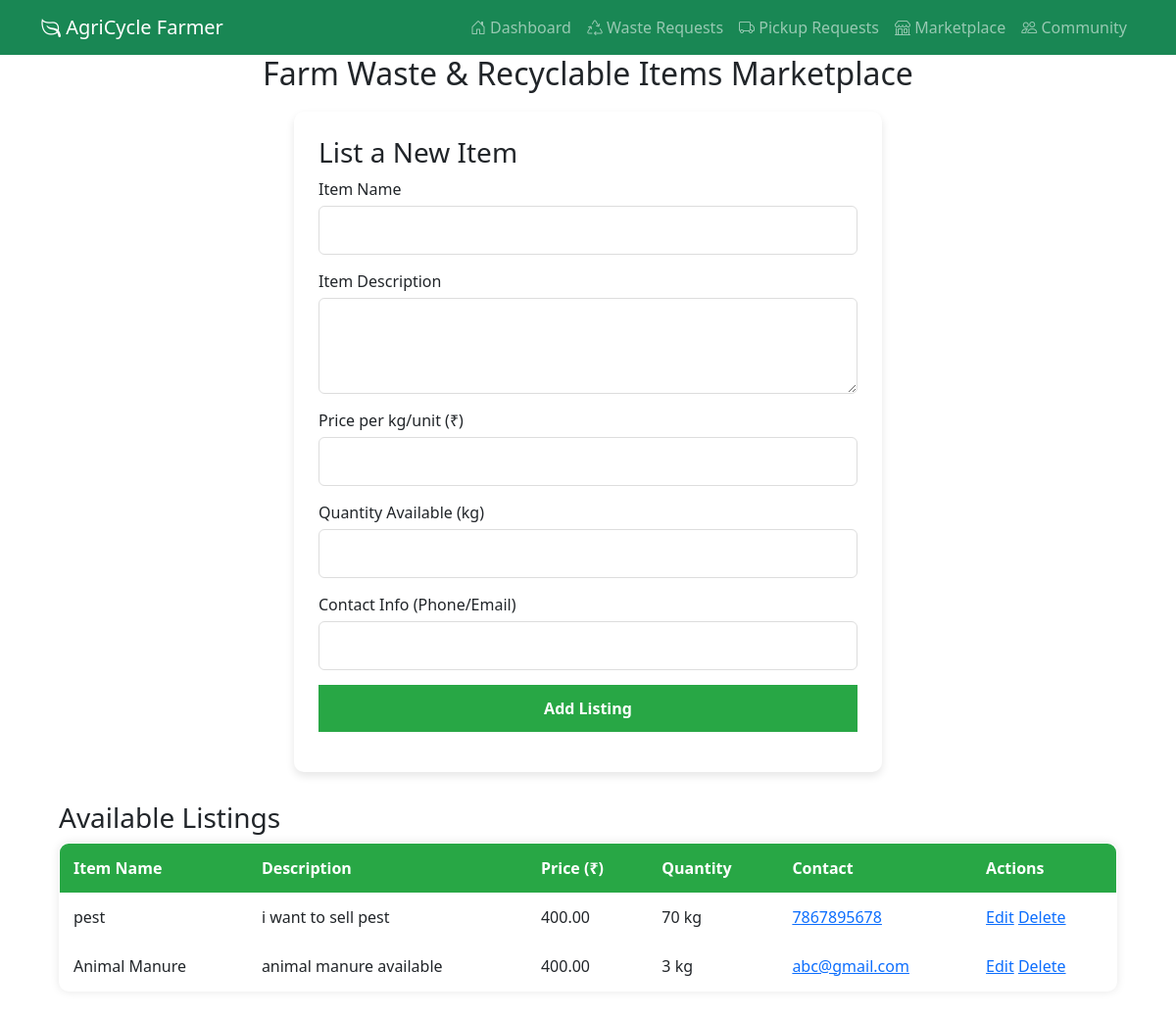
Screenshot of /farmer/marketplace.php with the database file from the repository.
### tables this page shows
CREATE TABLE `marketplace_items` (
  `id` int(11) NOT NULL,
  `user_id` int(11) NOT NULL,
  `item_name` varchar(255) NOT NULL,
  `description` text NOT NULL,
  `price` decimal(10,2) NOT NULL,
  `quantity` int(11) NOT NULL,
  `contact_info` varchar(255) NOT NULL,
  `created_at` timestamp NOT NULL DEFAULT current_timestamp()
);

### farmer/marketplace.php (the view, shortened to what this page needs)
<?php
include '../config/db_connect.php';
$query = "SELECT * FROM marketplace_items ORDER BY created_at DESC";
$stmt = mysqli_prepare($conn, $query);
mysqli_stmt_execute($stmt);
$result = mysqli_stmt_get_result($stmt);
include '../farmer/navbar.php';
?>
<!DOCTYPE html>
<html lang="en">
<head>
    <link rel="stylesheet" href="../assets/css/marketplace.css">
<link href="https://cdn.jsdelivr.net/npm/bootstrap@5.3.0/dist/css/bootstrap.min.css" rel="stylesheet">
<link href="https://cdn.jsdelivr.net/npm/bootstrap-icons/font/bootstrap-icons.css" rel="stylesheet">
</head>
<body>
    <h2>Farm Waste & Recyclable Items Marketplace</h2>
    <div class="form-container">
        <h3>List a New Item</h3>
        <form action="add_marketplace_item.php" method="POST">
            <div class="form-group">
                <label>Item Name</label>
                <input type="text" name="item_name" required>
            </div>
            <div class="form-group">
                <label>Item Description</label>
                <textarea name="description" rows="3" required></textarea>
            </div>
            <div class="form-group">
                <label>Price per kg/unit (₹)</label>
                <input type="number" name="price" required>
            </div>
            <div class="form-group">
                <label>Quantity Available (kg)</label>
                <input type="number" name="quantity" required>
            </div>
            <div class="form-group">
                <label>Contact Info (Phone/Email)</label>
                <input type="text" name="contact_info" required>
            </div>
            <button type="submit">Add Listing</button>
        </form>
    </div>
    <div class="listing-container">
    <h3>Available Listings</h3>
<table border="1">
    <tr>
        <th>Item Name</th>
        <th>Description</th>
        <th>Price (₹)</th>
        <th>Quantity</th>
        <th>Contact</th>
        <th>Actions</th>
    </tr>
    <?php while ($row = mysqli_fetch_assoc($result)) {
        $contact = htmlspecialchars($row['contact_info']);
        $id = $row['id'];
        if (filter_var($contact, FILTER_VALIDATE_EMAIL)) {
            $contact_link = "<a href='mailto:$contact'>$contact</a>";
        } elseif (preg_match('/^\+?\d{10,}$/', $contact)) {
            $contact_link = "<a href='tel:$contact'>$contact</a>";
        } else {
            $contact_link = $contact;
        }
    ?>
        <tr>
            <td><?= htmlspecialchars($row['item_name']) ?></td>
            <td><?= htmlspecialchars($row['description']) ?></td>
            <td><?= htmlspecialchars($row['price']) ?></td>
            <td><?= htmlspecialchars($row['quantity']) ?> kg</td>
            <td><?= $contact_link ?></td>
            <td>
                <a href="edit_marketplace_item.php?id=<?= $id ?>" class="edit-btn">Edit</a>
                <a href="delete_marketplace_item.php?id=<?= $id ?>" class="delete-btn" onclick="return confirm('Are you sure?')">Delete</a>
            </td>
        </tr>
    <?php } ?>
</table>
    </div>
</body>
</html>

### assets/css/marketplace.css (style rules this page uses)
body { font-family: 'Poppins', sans-serif; background-color: #f8f9fa; margin: 0; padding: 0; }
h2 { text-align: center; color: #28a745; font-size: 28px; margin-top: 20px; }
.form-container { max-width: 600px; margin: 20px auto; background: white; padding: 25px; border-radius: 10px; box-shadow: 0 4px 8px rgba(0, 0, 0, 0.1); }
.form-group { margin-bottom: 15px; }
label { font-weight: 500; display: block; margin-bottom: 5px; }
input, textarea { width: 100%; padding: 12px; border: 1px solid #ddd; border-radius: 6px; font-size: 16px; transition: 0.3s ease-in-out; }
button { width: 100%; padding: 12px; background-color: #28a745; border: none; color: white; font-size: 16px; font-weight: bold; border-radius: 6px; cursor: pointer; transition: 0.3s; }
.listing-container { width: 90%; margin: 30px auto; }
table { width: 100%; border-collapse: collapse; background: white; border-radius: 10px; overflow: hidden; box-shadow: 0 0 10px rgba(0, 0, 0, 0.1); }
th, td { padding: 14px; text-align: left; border-bottom: 1px solid #ddd; }
th { background-color: #28a745; color: white; font-size: 16px; }

### rows the page displays
marketplace_items: item_name "pest", description "i want to sell pest", price "400.00", quantity "70", contact_info "7867895678"
marketplace_items: item_name "Animal Manure", description "animal manure available", price "400.00", quantity "3", contact_info "abc@gmail.com"
